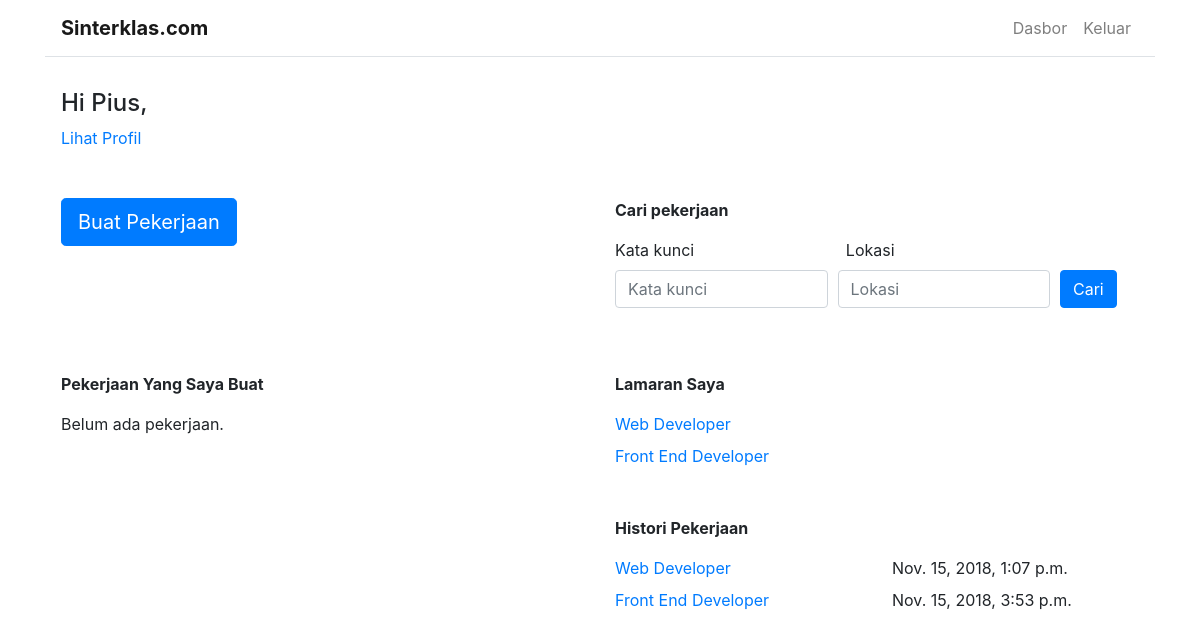
Before: /dashboard/ (signed in) with the older database file.
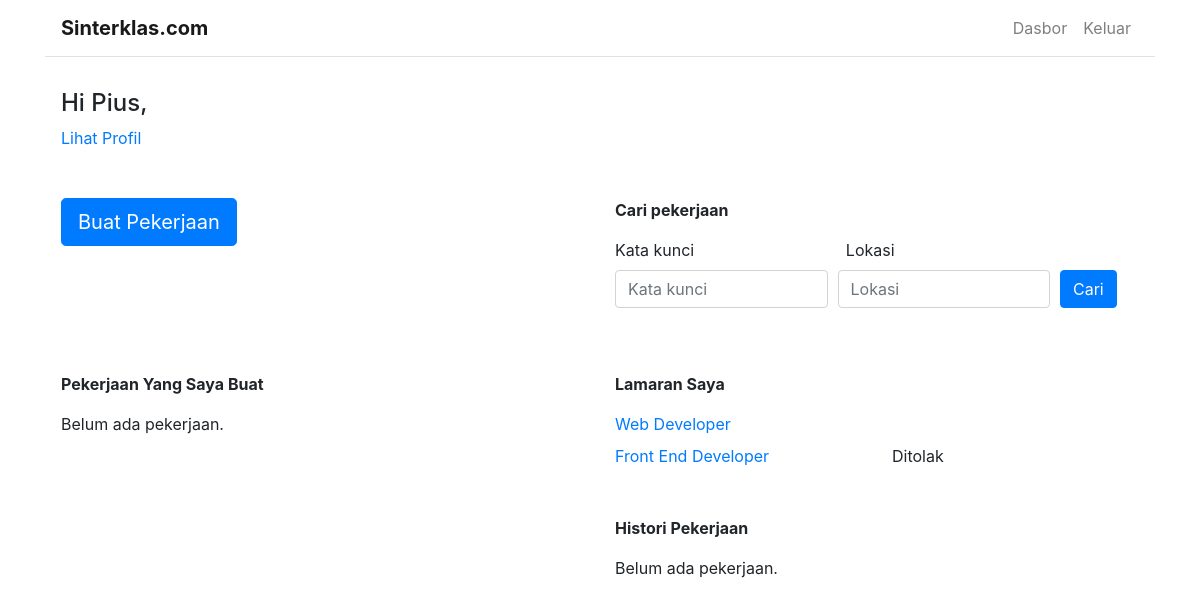
After: the same page with the newer database file.
### jobs/models.py (models this page shows, shortened)
class Application(models.Model):
    user = models.ForeignKey(settings.AUTH_USER_MODEL, on_delete=models.CASCADE)
    job = models.ForeignKey(Job, on_delete=models.CASCADE)
    date_created = models.DateTimeField(auto_now_add=True)
    is_accepted = models.BooleanField(default=False)

class Job(models.Model):
    title = models.CharField(max_length=100)
    description = models.TextField()
    location = models.CharField(max_length=100, blank=True)
    date_created = models.DateTimeField(auto_now_add=True)
    is_taken = models.BooleanField(default=False)
    user = models.ForeignKey(settings.AUTH_USER_MODEL, on_delete=models.CASCADE)

class Employment(models.Model):
    application = models.ForeignKey(Application, on_delete=models.CASCADE)
    date_started = models.DateTimeField(auto_now_add=True)
    date_ended = models.DateTimeField(blank=True, null=True)
    is_done = models.BooleanField(default=False)
    rating = models.IntegerField(null=True)
    review = models.TextField(blank=True, null=True)

### users/views.py (the view)
# urls.py: path('dashboard/', views.dashboard, name='dashboard'),
@login_required(login_url='/login/')
def dashboard(request):
    jobs = Job.objects.filter(user=request.user)
    applications = Application.objects.filter(user=request.user)
    employments = Employment.objects.filter(application__user=request.user)
    return render(request, 'users/dashboard.html', {
        'jobs': jobs,
        'applications': applications,
        'employments': employments,
    })

### users/templates/users/dashboard.html (shortened to what this page needs)
{% extends "base.html" %}
{% block content %}
  <h4>Hi {{ user.first_name }},</h4>
  <a href="{% url 'profile' username=user.username %}">Lihat Profil</a>
  <div class="row mt-5">
    <div class="col-md-6">
      <button class="btn btn-primary btn-lg" data-toggle="modal" data-target="#new-job">Buat Pekerjaan</button>
    </div>
    <div class="col-md-6">
      <form action="/jobs">
        <p><b>Cari pekerjaan</b></p>
        <div class="row">
          <div class="col-md-5">
            <label for="keyword">Kata kunci</label>
          </div>
          <div class="col-md-5">
            <label for="location">Lokasi</label>
          </div>
        </div>
        <div class="form-row">
          <div class="form-group col-md-5">
            <input type="text" name="keyword" class="form-control" id="keyword" placeholder="Kata kunci">
          </div>
          <div class="form-group col-md-5">
            <input type="text" name="location" class="form-control" id="location" placeholder="Lokasi">
          </div>
          <div class="form-group col-md-1">
            <button type="submit" class="btn btn-primary">Cari</button>
          </div>
        </div>
      </form>
    </div>
  </div>
  <div class="row mt-5">
    <div class="col-md-6">
        <p><b>Pekerjaan Yang Saya Buat</b></p>
        {% if jobs|length == 0 %}
          <p>Belum ada pekerjaan.</p>
        {% endif %}
    </div>
    <div class="col-md-6">
      <p><b>Lamaran Saya</b></p>
      {% for application in applications %}
        <div class="row mb-2">
          <div class="col-md-6">
            <a href="{% url 'job' id=application.job.id %}">{{ application.job.title }}</a>
          </div>
          <div class="col-md-6">
            {% if application.job.is_taken %}
              {% if application.is_accepted %}
                Diterima
              {% else %}
                Ditolak
              {% endif %}
            {% endif %}
          </div>
        </div>
      {% endfor %}
      <p class="mt-5"><b>Histori Pekerjaan</b></p>
      {% if employments|length == 0 %}
        <p>Belum ada pekerjaan.</p>
      {% endif %}
      {% for employment in employments %}
        <div class="row mb-2">
          <div class="col-md-6">
            <a href="{% url 'job' id=employment.application.job.id %}">{{ employment.application.job.title }}</a>
          </div>
          <div class="col-md-6">
            {% if employment.is_done %}
              {{ employment.date_ended }}
            {% else %}
              Sedang mengerjakan
            {% endif %}
          </div>
        </div>
      {% endfor %}
    </div>
  </div>
{% endblock %}

Changed rows visible on the page:
removed Employment: application.job "Web Developer", date_ended "Nov. 15, 2018, 1:07 p.m."
removed Employment: application.job "Front End Developer", date_ended "Nov. 15, 2018, 3:53 p.m."
shown differently, row unchanged: Application "Front End Developer": now shows "Ditolak"
Other visible differences:
text now shown: "Belum ada pekerjaan."
